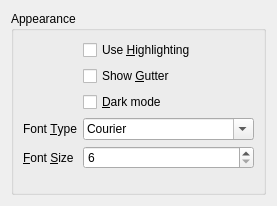
<?xml version="1.0" encoding="UTF-8"?>
<ui version="4.0">
 <class>EditorPropertyPage</class>
 <widget class="sf::PropertyPage" name="EditorPropertyPage">
  <property name="geometry">
   <rect>
    <x>0</x>
    <y>0</y>
    <width>273</width>
    <height>206</height>
   </rect>
  </property>
  <property name="windowTitle">
   <string>CodeEditorPropertyPage</string>
  </property>
  <layout class="QVBoxLayout" name="verticalLayout">
   <item>
    <widget class="QGroupBox" name="gbAppearance">
     <property name="title">
      <string>Appearance</string>
     </property>
     <layout class="QFormLayout" name="formLayout">
      <item row="1" column="1">
       <widget class="QCheckBox" name="cbShowGutter">
        <property name="toolTip">
         <string>Show a gutter with line numbering.</string>
        </property>
        <property name="text">
         <string>Show &amp;Gutter</string>
        </property>
       </widget>
      </item>
      <item row="2" column="1">
       <widget class="QCheckBox" name="cbDarkMode">
        <property name="toolTip">
         <string>Use darkmode colors in the editor.</string>
        </property>
        <property name="text">
         <string>&amp;Dark mode</string>
        </property>
       </widget>
      </item>
      <item row="3" column="0">
       <widget class="QLabel" name="lblFontType">
        <property name="toolTip">
         <string/>
        </property>
        <property name="text">
         <string>Font &amp;Type</string>
        </property>
        <property name="buddy">
         <cstring>cbFontType</cstring>
        </property>
       </widget>
      </item>
      <item row="3" column="1">
       <widget class="QFontComboBox" name="cbFontType">
        <property name="toolTip">
         <string>Select a monospaced font used by the editor.</string>
        </property>
        <property name="currentText">
         <string>Monospace</string>
        </property>
        <property name="fontFilters">
         <set>QFontComboBox::MonospacedFonts</set>
        </property>
       </widget>
      </item>
      <item row="4" column="0">
       <widget class="QLabel" name="lblFontSize">
        <property name="text">
         <string>&amp;Font &amp;Size</string>
        </property>
        <property name="buddy">
         <cstring>cbFontType</cstring>
        </property>
       </widget>
      </item>
      <item row="4" column="1">
       <widget class="QSpinBox" name="sbFontSize">
        <property name="toolTip">
         <string>Font size used by the editor.</string>
        </property>
        <property name="minimum">
         <number>6</number>
        </property>
        <property name="maximum">
         <number>36</number>
        </property>
       </widget>
      </item>
      <item row="0" column="1">
       <widget class="QCheckBox" name="cbUseHighLighting">
        <property name="toolTip">
         <string>Use highlighting in the editor.</string>
        </property>
        <property name="text">
         <string>Use &amp;Highlighting</string>
        </property>
       </widget>
      </item>
     </layout>
    </widget>
   </item>
  </layout>
 </widget>
 <customwidgets>
  <customwidget>
   <class>sf::PropertyPage</class>
   <extends>QWidget</extends>
   <header>qt/PropertyPage.h</header>
   <container>1</container>
  </customwidget>
 </customwidgets>
 <resources/>
 <connections/>
</ui>
